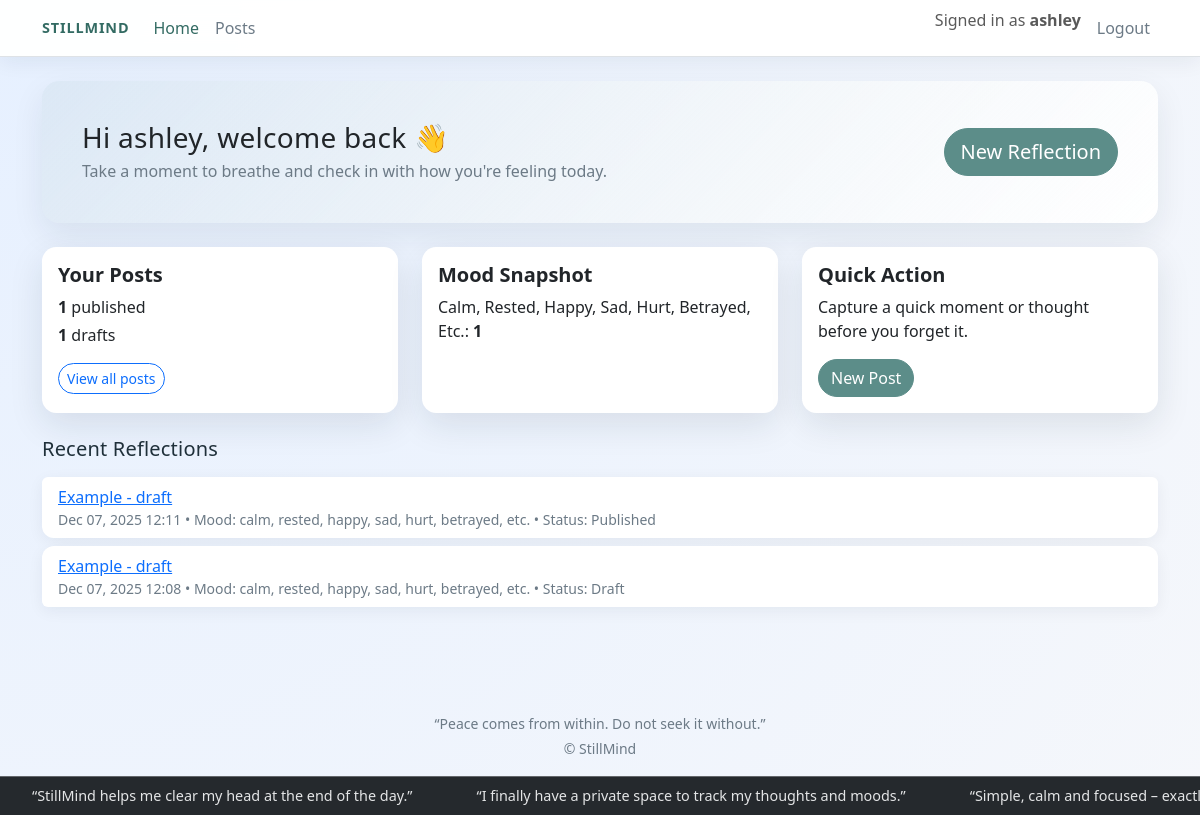
Screenshot of / (signed in) with the database file from the repository.
### still_mind/models.py (models this page shows, shortened)
class Post(models.Model):
    author = models.ForeignKey(
        User,
        on_delete=models.CASCADE,
        related_name="posts",
    )
    title = models.CharField(max_length=200)
    slug = models.SlugField(max_length=200, blank=True) # will be set in save()
    mood = models.CharField(max_length=50, blank=True)
    summary = models.CharField(max_length=280, blank=True)
    content = models.TextField(blank=True)
    status = models.IntegerField(choices=STATUS, default=0)
    created_at = models.DateTimeField(auto_now_add=True)
    updated_at = models.DateTimeField(auto_now=True)
    class Meta:
        constraints = [
            models.UniqueConstraint(fields=["author", "slug"], name="unique_author_slug"),
        ]
        indexes = [
            models.Index(fields=["author", "slug"]),
            models.Index(fields=["slug"]),
        ]
        ordering = ["-created_at"]
    def save(self, *args, **kwargs):
        """
        Auto-generate a unique slug per author.
        """
        if not self.slug:
            base = slugify(self.title) or "post"
            base = base[:180]
            candidate = base
            for i in count(2):
                qs = Post.objects.filter(author=self.author, slug=candidate)
                if self.pk:
                    qs = qs.exclude(pk=self.pk)
                if not qs.exists():
                    break
                candidate = f"{base}-{i}"
                candidate = candidate[:200]
            self.slug = candidate
        super().save(*args, **kwargs)

### still_mind/views.py (the view)
# urls.py: path("", views.HomeView.as_view(), name="home"),
class HomeView(TemplateView):
    template_name = "still_mind/home.html"
    def get_context_data(self, **kwargs):
        context = super().get_context_data(**kwargs)
        user = self.request.user
        if user.is_authenticated:
            posts = Post.objects.filter(author=user).order_by("-created_at")
            context["recent_posts"] = posts[:5]
            context["published_count"] = posts.filter(status=1).count()
            context["draft_count"] = posts.filter(status=0).count()
            mood_stats = (
                posts.filter(status=1)
                .values("mood")
                .annotate(count=Count("mood"))
                .order_by("-count")
            )
            context["mood_stats"] = mood_stats
        return context

### still_mind/templates/still_mind/home.html (shortened to what this page needs)
{% extends "still_mind/base.html" %}
{% block content %}
{% if user.is_authenticated %}
  <section class="sm-hero mb-4">
    <div class="card border-0 p-3 p-md-4">
      <div class="card-body d-flex flex-column flex-md-row align-items-md-center gap-3">
        <div class="flex-grow-1">
          <h1 class="h3 mb-1">Hi {{ user.username }}, welcome back 👋</h1>
          <p class="mb-0 text-muted">
            Take a moment to breathe and check in with how you're feeling today.
          </p>
        </div>
        <div>
          <a href="{% url 'still_mind:post_create' %}" class="btn btn-primary btn-lg">
            New Reflection
          </a>
        </div>
      </div>
    </div>
  </section>
  <div class="row g-4 mb-4">
    <div class="col-md-4">
      <div class="card h-100">
        <div class="card-body">
          <h5 class="card-title">Your Posts</h5>
          <p class="mb-1">
            <strong>{{ published_count|default:"0" }}</strong> published
          </p>
          <p class="mb-3">
            <strong>{{ draft_count|default:"0" }}</strong> drafts
          </p>
          <a href="{% url 'still_mind:post_list' %}" class="btn btn-outline-primary btn-sm">
            View all posts
          </a>
        </div>
      </div>
    </div>
    <div class="col-md-4">
      <div class="card h-100">
        <div class="card-body">
          <h5 class="card-title">Mood Snapshot</h5>
          {% if mood_stats %}
            <ul class="list-unstyled mb-0">
              {% for item in mood_stats %}
                <li>
                  <span class="text-capitalize">{{ item.mood|default:"(not set)" }}:</span>
                  <strong>{{ item.count }}</strong>
                </li>
              {% endfor %}
            </ul>
          {% else %}
            <p class="text-muted mb-0">No mood data yet. Reflect more to see patterns.</p>
          {% endif %}
        </div>
      </div>
    </div>
    <div class="col-md-4">
      <div class="card h-100">
        <div class="card-body">
          <h5 class="card-title">Quick Action</h5>
          <p class="mb-3">
            Capture a quick moment or thought before you forget it.
          </p>
          <a href="{% url 'still_mind:post_create' %}" class="btn btn-primary">
            New Post
          </a>
        </div>
      </div>
    </div>
  </div>
  <section>
    <h2 class="h5 mb-3">Recent Reflections</h2>
    {% if recent_posts %}
      <ul class="list-group">
        {% for post in recent_posts %}
          <li class="list-group-item">
            <a href="{% url 'still_mind:post_detail' slug=post.slug %}">
              {{ post.title }}
            </a>
            <small class="text-muted d-block">
              {{ post.created_at|date:"M d, Y H:i" }}
              {% if post.mood %} • Mood: {{ post.mood }}{% endif %}
              • Status: {{ post.get_status_display }}
            </small>
          </li>
        {% endfor %}
      </ul>
    {% else %}
      <p class="text-muted">You haven't written anything yet. Ready to begin?</p>
    {% endif %}
  </section>
{% endif %}
{% endblock %}

### still_mind/templates/still_mind/base.html (shortened to what this page needs)
<!doctype html>
<html lang="en">
<head>
  {% load static %}
  <link href="https://cdn.jsdelivr.net/npm/bootstrap@5.3.3/dist/css/bootstrap.min.css" rel="stylesheet">
  <link rel="stylesheet" href="{% static 'site.css' %}">
</head>
<body class="bg-light">
  <header>
    <nav class="navbar navbar-expand-md navbar-light bg-white border-bottom" aria-label="Main navigation">
      <div class="container">
        <a class="navbar-brand fw-semibold" href="{% url 'still_mind:home' %}">StillMind</a>
        <div class="collapse navbar-collapse" id="mainNavbar">
          <ul class="navbar-nav me-auto mb-2 mb-md-0">
            <li class="nav-item">
              <a class="nav-link{% if request.resolver_match.url_name == 'home' %} active{% endif %}"
                 href="{% url 'still_mind:home' %}">
                Home
              </a>
            </li>
            <li class="nav-item">
              <a class="nav-link{% if request.resolver_match.url_name in 'post_list post_detail post_create post_edit' %} active{% endif %}"
                 href="{% url 'still_mind:post_list' %}">
                Posts
              </a>
            </li>
          </ul>
          <ul class="navbar-nav ms-auto mb-2 mb-md-0">
            {% if user.is_authenticated %}
              <li class="nav-item">
                <span class="navbar-text me-2">
                  Signed in as <strong>{{ user.username }}</strong>
                </span>
              </li>
              <li class="nav-item">
                <a class="nav-link" href="{% url 'logout' %}">Logout</a>
              </li>
            {% else %}
              <li class="nav-item">
                <a class="nav-link" href="{% url 'login' %}">Login</a>
              </li>
            {% endif %}
          </ul>
        </div>
      </div>
    </nav>
  </header>
  <main class="container py-4" role="main">
    {% block content %}{% endblock %}
  </main>
  <footer class="mt-auto py-3">
    <div class="container text-center small text-muted">
      <div>“Peace comes from within. Do not seek it without.”</div>
      <div class="mt-1">&copy; {{ now|default:""|date:"Y" }} StillMind</div>
    </div>
  </footer>
  <div class="review-banner">
    <div class="review-track">
        <div class="review-item">“StillMind helps me clear my head at the end of the day.”</div>
        <div class="review-item">“I finally have a private space to track my thoughts and moods.”</div>
        <div class="review-item">“Simple, calm and focused – exactly what I needed for journaling.”</div>
    </div>
  </div>
</body>
</html>

### static/site.css (style rules this page uses)
:root { --sm-bg: #f4f7fb; --sm-accent: #5c8d89; --sm-accent-soft: #c2ddd8; --sm-accent-strong: #336b63; --sm-card: #ffffff; --sm-text-main: #20313b; --sm-text-muted: #6c7a86; --sm-danger: #d9534f; --sm-radius-lg: 0.9rem; --sm-shadow-soft: 0 12px 35px rgba(16, 41, 49, 0.10); }
body { font-family: system-ui, -apple-system, BlinkMacSystemFont, "Segoe UI", sans-serif; background: radial-gradient(circle at top left, #e6f0ff, #f5f7fb); color: var(--sm-text-main); }
main[role="main"] { min-height: 80vh; }
.navbar { background: rgba(255, 255, 255, 0.96) !important; box-shadow: 0 6px 20px rgba(10, 39, 52, 0.06); backdrop-filter: blur(12px); }
.navbar-brand { letter-spacing: 0.06em; text-transform: uppercase; font-size: 0.9rem; color: var(--sm-accent-strong) !important; }
.nav-link { color: var(--sm-text-muted) !important; }
.nav-link.active, .nav-link:hover { color: var(--sm-accent-strong) !important; }
.card { border-radius: var(--sm-radius-lg); border: none; box-shadow: var(--sm-shadow-soft); background: var(--sm-card); }
.card-title { font-weight: 600; }
.btn-primary { background-color: var(--sm-accent); border-color: var(--sm-accent); }
.btn, .form-control { border-radius: 999px; }
.list-group-item { border: none; border-radius: 0.75rem; margin-bottom: 0.5rem; box-shadow: 0 4px 16px rgba(10, 39, 52, 0.06); }
h1, h2, h3, h4 { color: var(--sm-text-main); letter-spacing: 0.01em; }
.text-muted { color: var(--sm-text-muted) !important; }
.sm-hero .card { background: linear-gradient(135deg, rgba(92, 141, 137, 0.08), rgba(255, 255, 255, 0.95)); border-radius: 1.1rem; box-shadow: 0 12px 32px rgba(16, 41, 49, 0.08); }
.review-banner { position: fixed; bottom: 0; left: 0; width: 100%; background: rgba(33, 37, 41, 0.98); color: #f8f9fa; font-size: 0.9rem; z-index: 1030; overflow: hidden; border-top: 1px solid rgba(248, 249, 250, 0.3); }
.review-track { display: inline-flex; white-space: nowrap; animation: review-scroll 40s linear infinite; }
.review-item { padding: 0.5rem 2rem; display: inline-block; opacity: 0.9; }
body { padding-bottom: 40px; }

### rows the page displays
Post: title "Example - draft", created_at "Dec 07, 2025 12:11", mood "calm, rested, happy, sad, hurt, betrayed, etc.", status "Published"
Post: title "Example - draft", created_at "Dec 07, 2025 12:08", mood "calm, rested, happy, sad, hurt, betrayed, etc.", status "Draft"

### other values shown
{{ user.username }} "ashley"
{{ published_count|default:"0" }} "1"
{{ draft_count|default:"0" }} "1"
{{ item.mood|default:"(not set)" }} "Calm, Rested, Happy, Sad, Hurt, Betrayed, Etc."
{{ item.count }} "1"
